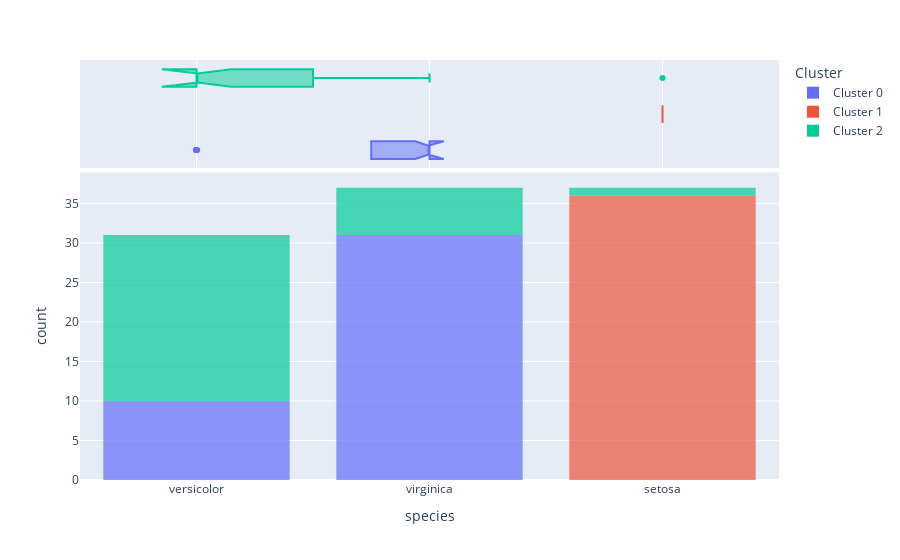

Notebook code cell kept with this figure:
### Code cell
# plots
clustering.plot_model(
    model=clustering_model,
    plot='distribution',
    feature='species'
)

### Figure 1 — Plotly figure (JSON) as saved in the notebook; plotly's stock layout.template omitted (floating-point values rounded to 4 significant figures; data arrays with more than 128 entries replaced by an {"elided": "..."} marker saying what was removed)
{"data": [{"alignmentgroup": "True", "bingroup": "x", "hovertemplate": "Cluster=Cluster 0<br>species=%{x}<br>count=%{y}<extra></extra>", "legendgroup": "Cluster 0", "marker": {"color": "#636efa", "opacity": 0.7}, "name": "Cluster 0", "offsetgroup": "Cluster 0", "orientation": "v", "showlegend": true, "type": "histogram", "x": ["versicolor", "virginica", "versicolor", "virginica", "virginica", "virginica", "virginica", "virginica", "virginica", "versicolor", "virginica", "virginica", "virginica", "virginica", "versicolor", "versicolor", "virginica", "versicolor", "versicolor", "virginica", "virginica", "virginica", "virginica", "virginica", "virginica", "virginica", "virginica", "virginica", "versicolor", "virginica", "virginica", "virginica", "virginica", "versicolor", "virginica", "virginica", "versicolor", "virginica", "virginica", "virginica", "virginica"], "xaxis": "x", "yaxis": "y"}, {"alignmentgroup": "True", "customdata": {"elided": "41x6 mixed values"}, "hovertemplate": "Cluster=%{customdata[5]}<br>species=%{customdata[4]}<br>sepal_length=%{customdata[0]}<br>sepal_width=%{customdata[1]}<br>petal_length=%{customdata[2]}<br>petal_width=%{customdata[3]}<extra></extra>", "legendgroup": "Cluster 0", "marker": {"color": "#636efa"}, "name": "Cluster 0", "notched": true, "offsetgroup": "Cluster 0", "showlegend": false, "type": "box", "x": ["versicolor", "virginica", "versicolor", "virginica", "virginica", "virginica", "virginica", "virginica", "virginica", "versicolor", "virginica", "virginica", "virginica", "virginica", "versicolor", "versicolor", "virginica", "versicolor", "versicolor", "virginica", "virginica", "virginica", "virginica", "virginica", "virginica", "virginica", "virginica", "virginica", "versicolor", "virginica", "virginica", "virginica", "virginica", "versicolor", "virginica", "virginica", "versicolor", "virginica", "virginica", "virginica", "virginica"], "xaxis": "x2", "yaxis": "y2"}, {"alignmentgroup": "True", "bingroup": "x", "hovertemplate": "Cluster=Cluster 1<br>species=%{x}<br>count=%{y}<extra></extra>", "legendgroup": "Cluster 1", "marker": {"color": "#EF553B", "opacity": 0.7}, "name": "Cluster 1", "offsetgroup": "Cluster 1", "orientation": "v", "showlegend": true, "type": "histogram", "x": ["setosa", "setosa", "setosa", "setosa", "setosa", "setosa", "setosa", "setosa", "setosa", "setosa", "setosa", "setosa", "setosa", "setosa", "setosa", "setosa", "setosa", "setosa", "setosa", "setosa", "setosa", "setosa", "setosa", "setosa", "setosa", "setosa", "setosa", "setosa", "setosa", "setosa", "setosa", "setosa", "setosa", "setosa", "setosa", "setosa"], "xaxis": "x", "yaxis": "y"}, {"alignmentgroup": "True", "customdata": {"elided": "36x6 mixed values"}, "hovertemplate": "Cluster=%{customdata[5]}<br>species=%{customdata[4]}<br>sepal_length=%{customdata[0]}<br>sepal_width=%{customdata[1]}<br>petal_length=%{customdata[2]}<br>petal_width=%{customdata[3]}<extra></extra>", "legendgroup": "Cluster 1", "marker": {"color": "#EF553B"}, "name": "Cluster 1", "notched": true, "offsetgroup": "Cluster 1", "showlegend": false, "type": "box", "x": ["setosa", "setosa", "setosa", "setosa", "setosa", "setosa", "setosa", "setosa", "setosa", "setosa", "setosa", "setosa", "setosa", "setosa", "setosa", "setosa", "setosa", "setosa", "setosa", "setosa", "setosa", "setosa", "setosa", "setosa", "setosa", "setosa", "setosa", "setosa", "setosa", "setosa", "setosa", "setosa", "setosa", "setosa", "setosa", "setosa"], "xaxis": "x2", "yaxis": "y2"}, {"alignmentgroup": "True", "bingroup": "x", "hovertemplate": "Cluster=Cluster 2<br>species=%{x}<br>count=%{y}<extra></extra>", "legendgroup": "Cluster 2", "marker": {"color": "#00cc96", "opacity": 0.7}, "name": "Cluster 2", "offsetgroup": "Cluster 2", "orientation": "v", "showlegend": true, "type": "histogram", "x": ["versicolor", "versicolor", "versicolor", "versicolor", "virginica", "versicolor", "versicolor", "virginica", "virginica", "versicolor", "virginica", "setosa", "versicolor", "versicolor", "versicolor", "versicolor", "versicolor", "virginica", "versicolor", "versicolor", "versicolor", "versicolor", "versicolor", "versicolor", "virginica", "versicolor", "versicolor", "versicolor"], "xaxis": "x", "yaxis": "y"}, {"alignmentgroup": "True", "customdata": {"elided": "28x6 mixed values"}, "hovertemplate": "Cluster=%{customdata[5]}<br>species=%{customdata[4]}<br>sepal_length=%{customdata[0]}<br>sepal_width=%{customdata[1]}<br>petal_length=%{customdata[2]}<br>petal_width=%{customdata[3]}<extra></extra>", "legendgroup": "Cluster 2", "marker": {"color": "#00cc96"}, "name": "Cluster 2", "notched": true, "offsetgroup": "Cluster 2", "showlegend": false, "type": "box", "x": ["versicolor", "versicolor", "versicolor", "versicolor", "virginica", "versicolor", "versicolor", "virginica", "virginica", "versicolor", "virginica", "setosa", "versicolor", "versicolor", "versicolor", "versicolor", "versicolor", "virginica", "versicolor", "versicolor", "versicolor", "versicolor", "versicolor", "versicolor", "virginica", "versicolor", "versicolor", "versicolor"], "xaxis": "x2", "yaxis": "y2"}], "layout": {"barmode": "relative", "legend": {"title": {"text": "Cluster"}, "tracegroupgap": 0}, "margin": {"t": 60}, "xaxis": {"anchor": "y", "domain": [0, 1], "title": {"text": "species"}}, "xaxis2": {"anchor": "y2", "domain": [0, 1], "matches": "x", "showgrid": true, "showticklabels": false}, "yaxis": {"anchor": "x", "domain": [0, 0.7326], "title": {"text": "count"}}, "yaxis2": {"anchor": "x2", "domain": [0.7426, 1], "matches": "y2", "showgrid": false, "showline": false, "showticklabels": false, "ticks": ""}}}
